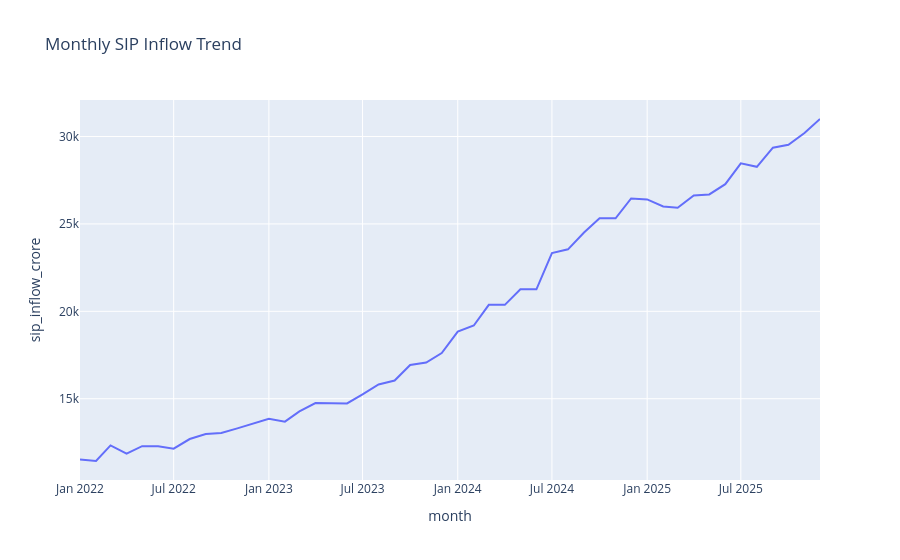

Notebook code cell kept with this figure:
### Code cell
#Task 3 - SIP inflow trend

sip.columns
sip["month"]=pd.to_datetime(sip["month"])
fig = px.line(
    sip,
    x="month",
    y="sip_inflow_crore",
    title="Monthly SIP Inflow Trend"
)

fig.show()
